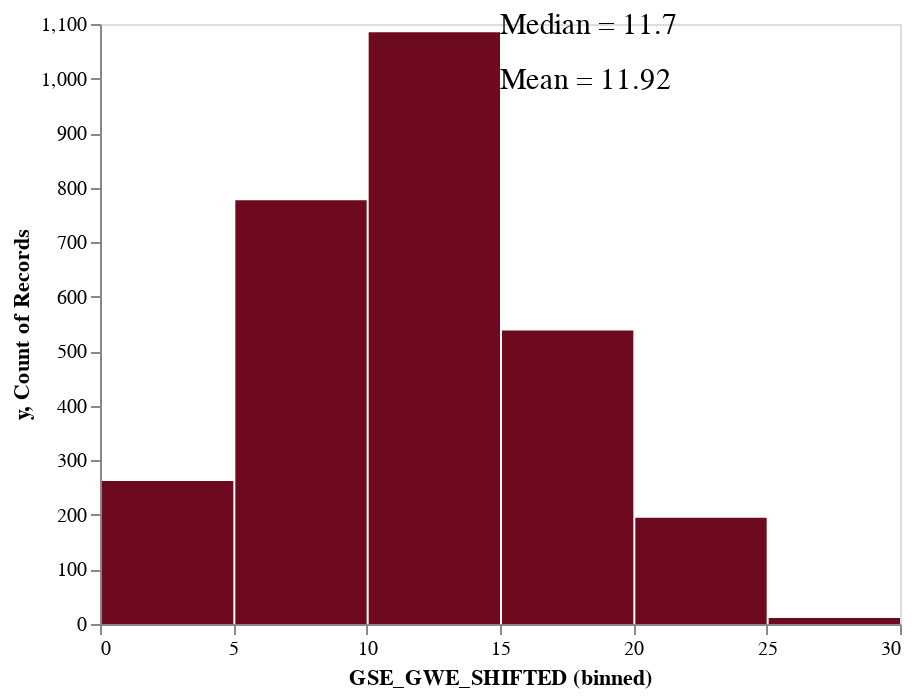

Source (notebook cell):
### Markdown cell above
## [Normalize the target to improve accuracy](https://anshikaaxena.medium.com/how-skewed-data-can-skrew-your-linear-regression-model-accuracy-and-transfromation-can-help-62c6d3fe4c53)

### Code cell
#We will view the variables with sqrt applied but we do not need these in the model since 
# we will be using TransformedTargetRegressor to wrap models to aid with Cross Validations
y_train_sqrt = np.sqrt(train_test_dict['y_train'])
y_test_sqrt = np.sqrt(train_test_dict['y_test'])
draw_histogram(pd.DataFrame(y_train_sqrt.reset_index()), "GSE_GWE_SHIFTED" )

### Figure 1 — Vega-Lite specification as saved in the notebook (floating-point values rounded to 4 significant figures; data arrays with more than 128 entries replaced by an {"elided": "..."} marker saying what was removed)
{"config": {"view": {"continuousWidth": 400, "continuousHeight": 300}, "axis": {"grid": false}}, "layer": [{"data": {"name": "data-53be56d0c208dee356da3e5380631b39"}, "mark": {"type": "text", "align": "left", "color": "black", "fontSize": 15}, "encoding": {"text": {"field": "value", "type": "nominal"}, "y": {"field": "y", "type": "quantitative"}}}, {"data": {"name": "data-46caff668e6a290938693e82f45ef2c5"}, "mark": {"type": "bar", "color": "#6e0a1e"}, "encoding": {"x": {"bin": true, "field": "GSE_GWE_SHIFTED", "type": "quantitative"}, "y": {"aggregate": "count", "type": "quantitative"}}}], "$schema": "https://vega.github.io/schema/vega-lite/v4.17.0.json", "datasets": {"data-53be56d0c208dee356da3e5380631b39": [{"x": 11.92, "y": 1000, "value": "Mean = 11.92"}, {"x": 11.7, "y": 1100, "value": "Median = 11.7"}], "data-46caff668e6a290938693e82f45ef2c5": {"elided": "2868 records"}}}
